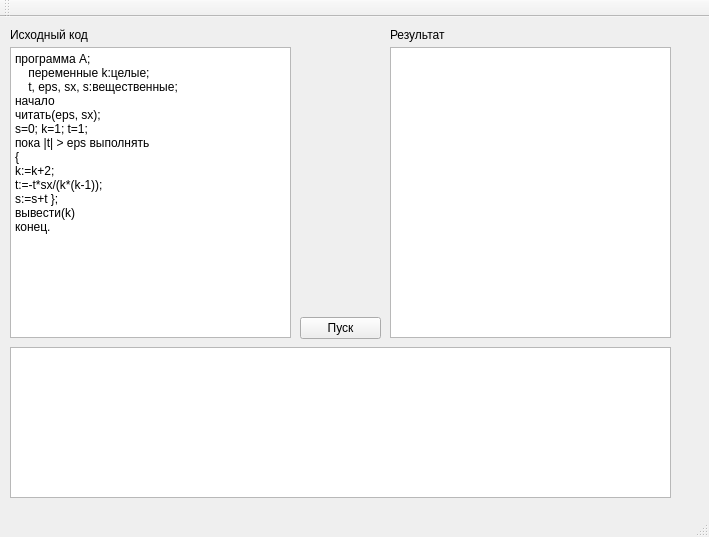
<?xml version="1.0" encoding="UTF-8"?>
<ui version="4.0">
 <class>MainWindow</class>
 <widget class="QMainWindow" name="MainWindow">
  <property name="geometry">
   <rect>
    <x>0</x>
    <y>0</y>
    <width>709</width>
    <height>537</height>
   </rect>
  </property>
  <property name="windowTitle">
   <string>MainWindow</string>
  </property>
  <widget class="QWidget" name="centralWidget">
   <widget class="QPlainTextEdit" name="codeWindow">
    <property name="geometry">
     <rect>
      <x>10</x>
      <y>30</y>
      <width>281</width>
      <height>291</height>
     </rect>
    </property>
    <property name="plainText">
     <string>программа А;
    переменные k:целые;
    t, eps, sx, s:вещественные;
начало
читать(eps, sx);
s=0; k=1; t=1;
пока |t| &gt; eps выполнять
{
k:=k+2;
t:=-t*sx/(k*(k-1));
s:=s+t };
вывести(k)
конец.
</string>
    </property>
   </widget>
   <widget class="QLabel" name="label">
    <property name="geometry">
     <rect>
      <x>10</x>
      <y>10</y>
      <width>201</width>
      <height>16</height>
     </rect>
    </property>
    <property name="text">
     <string>Исходный код</string>
    </property>
   </widget>
   <widget class="QPlainTextEdit" name="resultWindow">
    <property name="geometry">
     <rect>
      <x>390</x>
      <y>30</y>
      <width>281</width>
      <height>291</height>
     </rect>
    </property>
   </widget>
   <widget class="QLabel" name="label_2">
    <property name="geometry">
     <rect>
      <x>390</x>
      <y>10</y>
      <width>101</width>
      <height>16</height>
     </rect>
    </property>
    <property name="text">
     <string>Результат</string>
    </property>
   </widget>
   <widget class="QPlainTextEdit" name="plainTextEdit_2">
    <property name="enabled">
     <bool>true</bool>
    </property>
    <property name="geometry">
     <rect>
      <x>10</x>
      <y>330</y>
      <width>661</width>
      <height>151</height>
     </rect>
    </property>
    <property name="maximumSize">
     <size>
      <width>661</width>
      <height>151</height>
     </size>
    </property>
    <property name="font">
     <font>
      <pointsize>8</pointsize>
     </font>
    </property>
   </widget>
   <widget class="QPushButton" name="pushButton">
    <property name="geometry">
     <rect>
      <x>300</x>
      <y>300</y>
      <width>81</width>
      <height>22</height>
     </rect>
    </property>
    <property name="text">
     <string>Пуск</string>
    </property>
   </widget>
  </widget>
  <widget class="QMenuBar" name="menuBar">
   <property name="geometry">
    <rect>
     <x>0</x>
     <y>0</y>
     <width>709</width>
     <height>20</height>
    </rect>
   </property>
  </widget>
  <widget class="QToolBar" name="mainToolBar">
   <attribute name="toolBarArea">
    <enum>TopToolBarArea</enum>
   </attribute>
   <attribute name="toolBarBreak">
    <bool>false</bool>
   </attribute>
  </widget>
  <widget class="QStatusBar" name="statusBar"/>
 </widget>
 <layoutdefault spacing="6" margin="11"/>
 <resources/>
 <connections/>
</ui>
